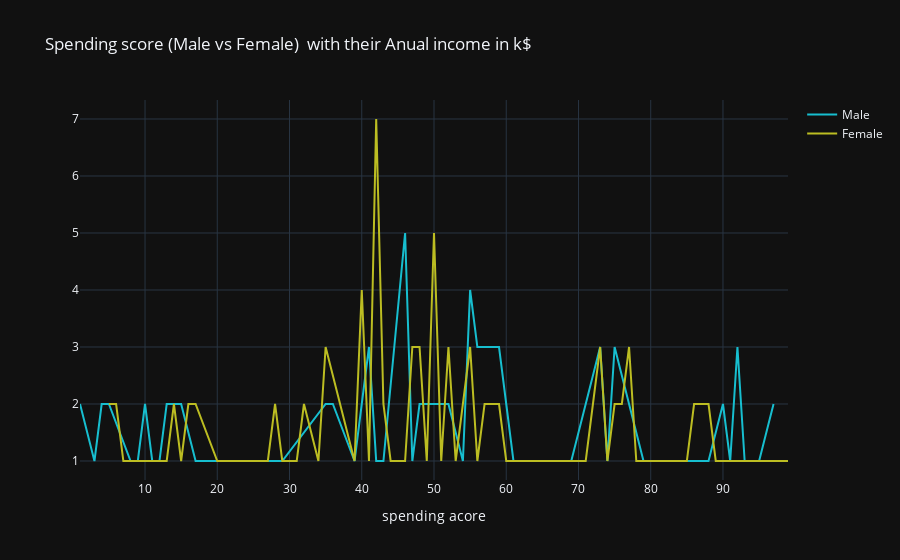

The notebook cell saved with this chart:
### Markdown cell above
There are total 12 people who have the anual income 54 and 78k in dollar,very few people have the income ober 100k$, the highest anual income is 137k n dollar and both of them are male.

### Code cell
d1=x[x['Gender']=='Male']
d2=x[x['Gender']=='Female']
col='Spending Score (1-100)'
v1=d1[col].value_counts().reset_index()
v1=v1.rename(columns={col:'count','index':col})
v1['percent']=v1['count'].apply(lambda x : 100*x/sum(v1['count']))
v1=v1.sort_values(col)
v2=d2[col].value_counts().reset_index()
v2=v2.rename(columns={col:'count','index':col})
v2['percent']=v2['count'].apply(lambda x : 100*x/sum(v2['count']))
v2=v2.sort_values(col)
trace1 = go.Scatter(x=v1[col], y=v1["count"], name="Male", marker=dict(color="#17becf"),text= df['Annual Income (k$)'])
trace2 = go.Scatter(x=v2[col], y=v2["count"], name="Female", marker=dict(color='#bcbd22'),text= df['Annual Income (k$)'])
y = [trace1, trace2]
layout={'title':"Spending score (Male vs Female)  with their Anual income in k$",'xaxis':{'title':"spending acore"}}
fig = go.Figure(data=y, layout=layout)
fig.layout.template='plotly_dark'
iplot(fig)

### Figure 1 — Plotly figure (JSON) as saved in the notebook; plotly's stock layout.template omitted (floating-point values rounded to 4 significant figures; data arrays with more than 128 entries replaced by an {"elided": "..."} marker saying what was removed)
{"data": [{"marker": {"color": "#17becf"}, "name": "Male", "text": {"elided": "200 int values"}, "type": "scatter", "x": [1, 3, 4, 5, 8, 9, 10, 11, 12, 13, 14, 15, 17, 18, 20, 26, 29, 35, 36, 39, 41, 42, 43, 46, 47, 48, 49, 51, 52, 54, 55, 56, 59, 60, 61, 63, 66, 68, 69, 73, 74, 75, 79, 81, 82, 83, 88, 90, 91, 92, 93, 95, 97], "y": [2, 1, 2, 2, 1, 1, 2, 1, 1, 2, 2, 2, 1, 1, 1, 1, 1, 2, 2, 1, 3, 1, 1, 5, 1, 2, 2, 2, 2, 1, 4, 3, 3, 2, 1, 1, 1, 1, 1, 3, 1, 3, 1, 1, 1, 1, 1, 2, 1, 3, 1, 1, 2]}, {"marker": {"color": "#bcbd22"}, "name": "Female", "text": {"elided": "200 int values"}, "type": "scatter", "x": [5, 6, 7, 13, 14, 15, 16, 17, 20, 22, 23, 24, 26, 27, 28, 29, 31, 32, 34, 35, 39, 40, 41, 42, 43, 44, 45, 46, 47, 48, 49, 50, 51, 52, 53, 54, 55, 56, 57, 58, 59, 60, 61, 65, 69, 71, 72, 73, 74, 75, 76, 77, 78, 79, 81, 83, 85, 86, 87, 88, 89, 91, 93, 94, 95, 98, 99], "y": [2, 2, 1, 1, 2, 1, 2, 2, 1, 1, 1, 1, 1, 1, 2, 1, 1, 2, 1, 3, 1, 4, 1, 7, 2, 1, 1, 1, 3, 3, 1, 5, 1, 3, 1, 2, 3, 1, 2, 2, 2, 1, 1, 1, 1, 1, 2, 3, 1, 2, 2, 3, 1, 1, 1, 1, 1, 2, 2, 2, 1, 1, 1, 1, 1, 1, 1]}], "layout": {"title": {"text": "Spending score (Male vs Female)  with their Anual income in k$"}, "xaxis": {"title": {"text": "spending acore"}}}}
